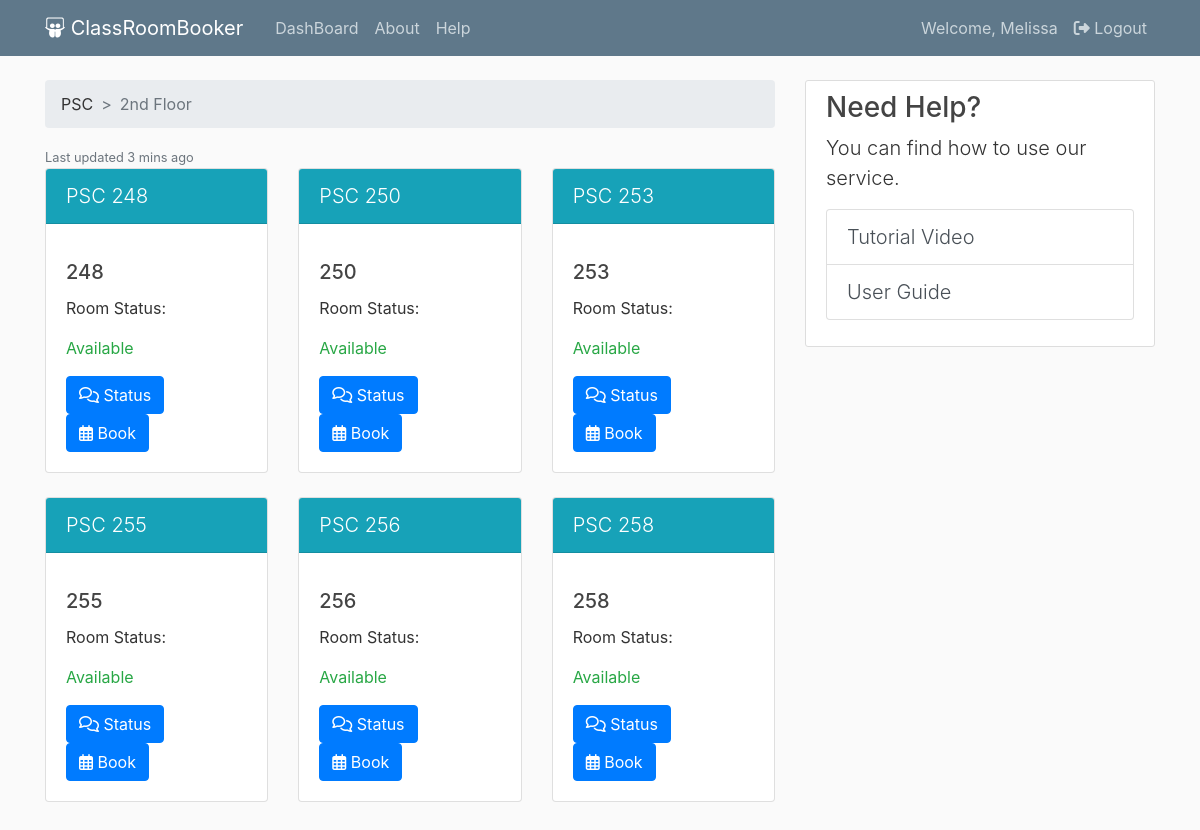
The app's page /home (signed in) with its own data.
### crb/models.py (models this page shows, shortened)
class User(db.Model, UserMixin):
    id = db.Column(db.Integer, primary_key=True)
    username = db.Column(db.String(20), unique=True, nullable=False)
    email = db.Column(db.String(120), unique=True, nullable=False)
    password = db.Column(db.String(60), nullable=False)
    email_confirmed = db.Column(db.Boolean, default=False)  # for confirmation email, default value is False.
    image_file = db.Column(db.String(20), nullable=False, default='default.jpg')
    admin = db.Column(db.Boolean, unique=False, default=False) # will make it so that only Admins can appoint a user to be an Admin.
    requests = db.relationship('Request', backref='requester')

class ClassRoom(db.Model):
    id = db.Column(db.Integer, primary_key=True)
    roomNumber = db.Column(db.String(3), unique=True, nullable=False)
    availability = db.Column(db.Boolean, unique=False, default=True)
    booked = db.Column(db.Boolean, unique=False, default=False)
    pending = db.Column(db.Boolean, unique=False, default=False)
    requests = db.relationship('Request', backref='requested')

### crb/routes.py (the view, shortened to what this page needs)
@app.route("/home", methods=['GET', 'POST'])
@login_required
def home():
    rule = request.url_rule
    classRooms = ClassRoom.query.all()
    form = BookForm()
    l = len(classRooms)
    m = l%3
    return render_template("home.html", title='Home', classRooms=classRooms, form=form, rule=rule, m=m, y=l-m,  f=l//3)

### crb/models.py (called while the page is built)
@login_manager.user_loader
def load_user(user_id):
    return User.query.get(int(user_id))

### crb/templates/home.html (shortened to what this page needs)
{% extends "layout.html" %}
{% block content %}
<nav aria-label="breadcrumb">
    <ol class="breadcrumb">
        <li class="breadcrumb-item">PSC</li>
        <li class="breadcrumb-item active" aria-current="page">2nd Floor</li>
    </ol>
</nav>
<div>
    <small class="text-muted">Last updated 3 mins ago</small>
</div>
{% for i in range(1, (f+1)) %}
{% set x = (loop.index * 3) %}
<div class="card-deck">
    <div class="card">
        <div class="card-header text-white bg-info mb-3 lead">PSC {{ classRooms[x - 3].roomNumber }}</div>
        <div class="card-body">
            <h5 class="card-title">{{classRooms[x-3].roomNumber}}</h5>
            <p class="card-text">Room Status: </p>
            {% if classRooms[x - 3].pending == True %}
            <p class="card-text text-warning">Request Pending</p>
            {% elif classRooms[x - 3].availability == True %}
            <p class="card-text text-success">Available</p>
            {% else %}
            <p class="card-text text-secondary">Not available</p>
            {% endif %}
            <button type="button" class="btn btn-primary" data-toggle="modal" data-target="#sharestatus"
                data-whatever1={{classRooms[x - 3].roomNumber}} data-whatever2={{classRooms[x - 3].id}}>
                <i class="far fa-comments"></i> Status</button>
            <button type="button" class="btn btn-primary book-btn" id="PSC_{{ classRooms[x - 3].roomNumber }}" data-toggle="modal" data-target="#roombooking">
                <i class="far fa-calendar-alt"></i> Book</button>
        </div>
    </div>
    <div class="card">
        <div class="card-header text-white bg-info mb-3 lead">PSC {{ classRooms[x - 2].roomNumber }}</div>
        <div class="card-body">
            <h5 class="card-title">{{classRooms[x-2].roomNumber}}</h5>
            <p class="card-text">Room Status: </p>
            {% if classRooms[x - 2].pending == True %}
            <p class="card-text text-warning">Request Pending</p>
            {% elif classRooms[x - 2].availability == True %}
            <p class="card-text text-success">Available</p>
            {% else %}
            <p class="card-text text-secondary">Not available</p>
            {% endif %}
            <button type="button" class="btn btn-primary" data-toggle="modal" data-target="#sharestatus"
                data-whatever1={{classRooms[x - 2].roomNumber}} data-whatever2={{classRooms[x - 2].id}}>
                <i class="far fa-comments"></i> Status</button>
            <button type="button" class="btn btn-primary book-btn" id="PSC_{{ classRooms[x - 2].roomNumber }}" data-toggle="modal" data-target="#roombooking">
                <i class="far fa-calendar-alt"></i> Book</button>
        </div>
    </div>
    <div class="card">
        <div class="card-header text-white bg-info mb-3 lead">PSC {{ classRooms[x - 1].roomNumber }}</div>
        <div class="card-body">
            <h5 class="card-title">{{classRooms[x-1].roomNumber}}</h5>
            <p class="card-text">Room Status: </p>
            {% if classRooms[x - 1].pending == True %}
            <p class="card-text text-warning">Request Pending</p>
            {% elif classRooms[x - 1].availability == True %}
            <p class="card-text text-success">Available</p>
            {% else %}
            <p class="card-text text-secondary">Not available</p>
            {% endif %}
            <button type="button" class="btn btn-primary" data-toggle="modal" data-target="#sharestatus"
                data-whatever1={{classRooms[x - 1].roomNumber}} data-whatever2={{classRooms[x - 1].id}}>
                <i class="far fa-comments"></i> Status</button>
            <button type="button" class="btn btn-primary book-btn" id="PSC_{{ classRooms[x - 1].roomNumber }}" data-toggle="modal" data-target="#roombooking">
                <i class="far fa-calendar-alt"></i> Book</button>
        </div>
    </div>
</div><br>
{% endfor %}
<br>
{% endblock content %}

### crb/templates/layout.html (shortened to what this page needs)
<!DOCTYPE html>
<html>
<head>
    <link rel="stylesheet" href="https://stackpath.bootstrapcdn.com/bootstrap/4.4.1/css/bootstrap.min.css"
>
    <link rel="stylesheet" type="text/css" href="{{ url_for('static', filename='css/main.css') }}">
</head>
<body>
    <header class="site-header">
        <nav class="navbar navbar-expand-md navbar-dark bg-steel fixed-top">
            <div class="container">
                <a class="navbar-brand mr-4" href="/"><i class="fab fa-slideshare"></i> ClassRoomBooker</a>
                <div class="collapse navbar-collapse" id="navbarToggle">
                    <div class="navbar-nav mr-auto">
                        <a class="nav-item nav-link" href="{{ url_for('home') }}">DashBoard</a>
                        <a class="nav-item nav-link" href="{{ url_for('about') }}">About</a>
                        <a class="nav-item nav-link" href="{{ url_for('about') }}">Help</a>
                    </div>
                    <div class="navbar-nav">
                        {% if current_user.is_authenticated %}
                        <a class="nav-item nav-link" href="{{ url_for('account') }}">Welcome,
                            {{current_user.username}}</a>
                        <a class="nav-item nav-link" href="{{ url_for('logout') }}"><i class="fas fa-sign-out-alt"></i>
                            Logout</a>
                        {% else %}
                        <a class="nav-item nav-link" href="{{ url_for('login') }}">Login</a>
                        <a class="nav-item nav-link" href="{{ url_for('register') }}">Register</a>
                        {% endif %}
                    </div>
                </div>
            </div>
        </nav>
    </header>
    <main role="main" class="container">
        <div class="row">
            <div class="col-md-8">
                {% block content %}{% endblock %}
            </div>
            {% if current_user.is_authenticated %}
            <div class="col-md-4">
                <div class="content-section">
                    <h3>Need Help?</h3>
                    <p class='lead'>You can find how to use our service.
                        <ul class="list-group">
                            <button type="button" class="lead list-group-item list-group-item-action"
                                id="tutorial-button" data-toggle="modal" data-target="#tutorialvideo">Tutorial
                                Video</button>
                            <button type="button" class="lead list-group-item list-group-item-action"
                                data-toggle="modal" data-target="#userguide">User Guide</button>
                        </ul>
                    </p>
                </div>
            </div>
            {% endif %}
        </div>
    </main>
</body>
</html>

### crb/static/css/main.css (style rules this page uses)
body { background: #fafafa; color: #333333; margin-top: 5rem; }
h1, h2, h3, h4, h5, h6 { color: #444444; }
.bg-steel { background-color: #5f788a; }
.site-header .navbar-nav .nav-link { color: #cbd5db; }
.content-section { background: #ffffff; padding: 10px 20px; border: 1px solid #dddddd; border-radius: 3px; margin-bottom: 20px; }
.breadcrumb-item + .breadcrumb-item::before { content: ">"; }

### records on screen
User: username "Melissa"
ClassRoom: roomNumber "248", roomNumber "248"
ClassRoom: roomNumber "250", roomNumber "250"
ClassRoom: roomNumber "253", roomNumber "253"
ClassRoom: roomNumber "255", roomNumber "255"
ClassRoom: roomNumber "256", roomNumber "256"
ClassRoom: roomNumber "258", roomNumber "258"
